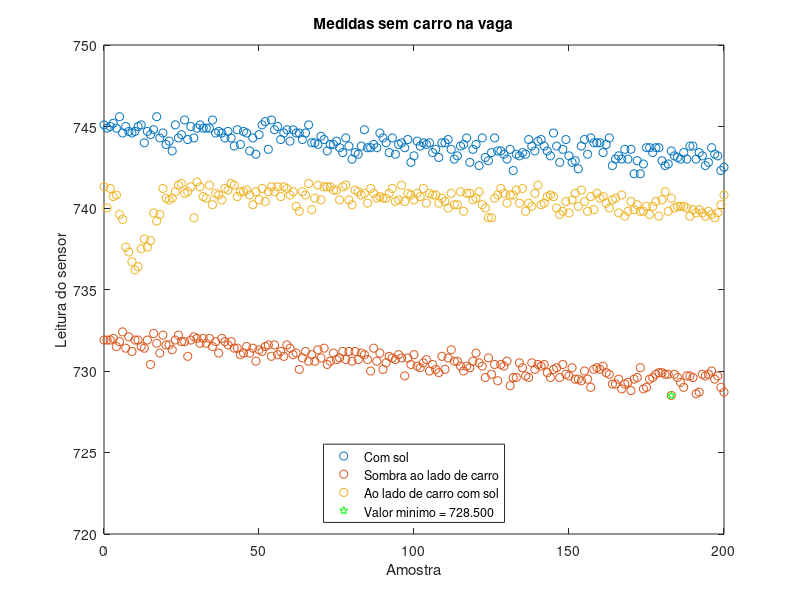

This chart was generated by the following MATLAB code:
text_file = fopen('4.txt');
t = textscan(text_file, '%f%f', 'Delimiter',',');
fclose(text_file);
x=0:1:200;
y1=t{2};
min(y1)
mean(y1)
max(y1)
std(y1)

text_file = fopen('5.txt');
t = textscan(text_file, '%f%f', 'Delimiter',',');
fclose(text_file);
y2=t{2};
[maxy,idx]=min(y2);
min(y2)
mean(y2)
max(y2)
std(y2)

text_file = fopen('6.txt');
t = textscan(text_file, '%f%f', 'Delimiter',',');
fclose(text_file);
y3=t{2};
min(y3)
mean(y3)
max(y3)
std(y3)

plot(x,y1,'o',x,y2,'o',x,y3,'o',x(idx),y2(idx),'pg');
title('Medidas sem carro na vaga')
xlabel('Amostra')
ylabel('Leitura do sensor')
leg = legend('Com sol','Sombra ao lado de carro','Ao lado de carro com sol',sprintf('Valor minimo = %0.3f',maxy))
set(leg,'location', 'south')
axis([0 200 720 750])
